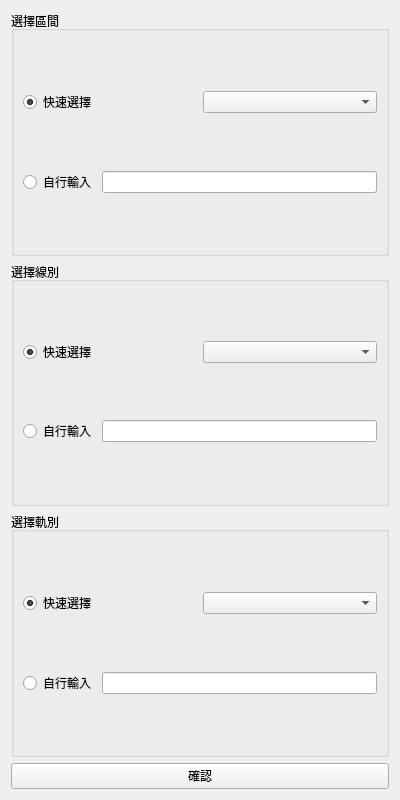
<?xml version="1.0" encoding="UTF-8"?>
<ui version="4.0">
 <class>init_Form</class>
 <widget class="QWidget" name="init_Form">
  <property name="geometry">
   <rect>
    <x>0</x>
    <y>0</y>
    <width>400</width>
    <height>800</height>
   </rect>
  </property>
  <property name="sizePolicy">
   <sizepolicy hsizetype="Fixed" vsizetype="Fixed">
    <horstretch>0</horstretch>
    <verstretch>0</verstretch>
   </sizepolicy>
  </property>
  <property name="minimumSize">
   <size>
    <width>400</width>
    <height>800</height>
   </size>
  </property>
  <property name="maximumSize">
   <size>
    <width>400</width>
    <height>800</height>
   </size>
  </property>
  <property name="windowTitle">
   <string>初始化設定</string>
  </property>
  <layout class="QVBoxLayout" name="verticalLayout">
   <item>
    <layout class="QHBoxLayout" name="horizontalLayout_4">
     <item>
      <widget class="QGroupBox" name="sel_Area_GB">
       <property name="title">
        <string>選擇區間</string>
       </property>
       <layout class="QVBoxLayout" name="verticalLayout_3">
        <item>
         <layout class="QHBoxLayout" name="horizontalLayout_5">
          <item>
           <widget class="QRadioButton" name="sel_Area_RB">
            <property name="text">
             <string>快速選擇</string>
            </property>
            <property name="checked">
             <bool>true</bool>
            </property>
           </widget>
          </item>
          <item>
           <widget class="QComboBox" name="sel_Area_Q_CB"/>
          </item>
         </layout>
        </item>
        <item>
         <layout class="QHBoxLayout" name="horizontalLayout_6">
          <item>
           <widget class="QRadioButton" name="sel_Area_U_RB">
            <property name="text">
             <string>自行輸入</string>
            </property>
           </widget>
          </item>
          <item>
           <widget class="QLineEdit" name="sel_Area_LE">
            <property name="minimumSize">
             <size>
              <width>100</width>
              <height>0</height>
             </size>
            </property>
           </widget>
          </item>
         </layout>
        </item>
       </layout>
      </widget>
     </item>
    </layout>
   </item>
   <item>
    <layout class="QHBoxLayout" name="horizontalLayout_7">
     <item>
      <widget class="QGroupBox" name="sel_line_class_GB">
       <property name="title">
        <string>選擇線別</string>
       </property>
       <layout class="QVBoxLayout" name="verticalLayout_4">
        <item>
         <layout class="QHBoxLayout" name="horizontalLayout_8">
          <item>
           <widget class="QRadioButton" name="quickRB_3">
            <property name="text">
             <string>快速選擇</string>
            </property>
            <property name="checked">
             <bool>true</bool>
            </property>
           </widget>
          </item>
          <item>
           <widget class="QComboBox" name="comboBox_3"/>
          </item>
         </layout>
        </item>
        <item>
         <layout class="QHBoxLayout" name="horizontalLayout_9">
          <item>
           <widget class="QRadioButton" name="userRB_3">
            <property name="text">
             <string>自行輸入</string>
            </property>
           </widget>
          </item>
          <item>
           <widget class="QLineEdit" name="lineEdit_3">
            <property name="minimumSize">
             <size>
              <width>100</width>
              <height>0</height>
             </size>
            </property>
           </widget>
          </item>
         </layout>
        </item>
       </layout>
      </widget>
     </item>
    </layout>
   </item>
   <item>
    <layout class="QHBoxLayout" name="horizontalLayout_10">
     <item>
      <widget class="QGroupBox" name="sel_line_num_GB">
       <property name="title">
        <string>選擇軌別</string>
       </property>
       <layout class="QVBoxLayout" name="verticalLayout_5">
        <item>
         <layout class="QHBoxLayout" name="horizontalLayout_11">
          <item>
           <widget class="QRadioButton" name="quickRB_4">
            <property name="text">
             <string>快速選擇</string>
            </property>
            <property name="checked">
             <bool>true</bool>
            </property>
           </widget>
          </item>
          <item>
           <widget class="QComboBox" name="comboBox_4"/>
          </item>
         </layout>
        </item>
        <item>
         <layout class="QHBoxLayout" name="horizontalLayout_12">
          <item>
           <widget class="QRadioButton" name="userRB_4">
            <property name="text">
             <string>自行輸入</string>
            </property>
           </widget>
          </item>
          <item>
           <widget class="QLineEdit" name="lineEdit_4">
            <property name="minimumSize">
             <size>
              <width>100</width>
              <height>0</height>
             </size>
            </property>
           </widget>
          </item>
         </layout>
        </item>
       </layout>
      </widget>
     </item>
    </layout>
   </item>
   <item>
    <widget class="QPushButton" name="pushButton">
     <property name="text">
      <string>確認</string>
     </property>
    </widget>
   </item>
  </layout>
 </widget>
 <resources/>
 <connections/>
</ui>
